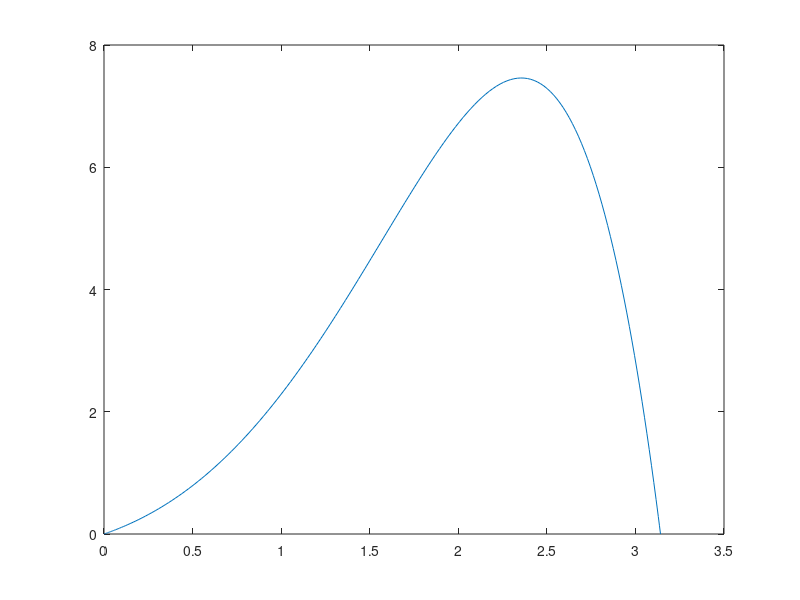

Write MATLAB code to recreate this figure. (Note: this script raises an error after producing the figure.)
% Demonstrates MATLAB's ode45 on the HW2 IVP 
%
% y' = y + exp(t)*cos(t), y(0) = 0.
%
% The solution is y(t) = exp(t)*sin(t).

% First, use ode45 defaults (i.e., no options). 

y_0 = 0;
t_0 = 0; 
t_f = pi;

fun = @(t,y)y + exp(t)*cos(t);

% Call ode45.
[tvals,yvals] = ode45(fun,[t_0 t_f],y_0);

maxerr = max(abs(yvals - exp(tvals).*sin(tvals)));
nsteps = size(tvals,1);

fprintf('\n nsteps = %d, no. f-evals = %d, maxerr = %g \n',...
    nsteps, 6*nsteps, maxerr);

figure(1); plot(tvals,yvals);

%% Now illustrate setting tolerances using ode45 options 

y_0 = 0;
t_0 = 0; 
t_f = pi;

fun = @(t,y)y + exp(t)*cos(t);

% Set the error tolerances to 1e-8 in structure "myopts". 
myopts = odeset('RelTol',1e-8,'AbsTol',1e-8);
% Call ode45.
[tvals,yvals] = ode45(fun,[t_0 t_f],y_0,myopts);

maxerr = max(abs(yvals - exp(tvals).*sin(tvals)));
nsteps = size(tvals,1);

fprintf('\n nsteps = %d, no. f-evals = %d, maxerr = %g \n',...
    nsteps, 6*nsteps, maxerr);

figure(1); plot(tvals,yvals);

%% Now illustrate event location using ode45 options.  
% This sets the options structure to terminate the integration
% when the solution reaches a maximum value, signaled by an  
% "event" function that detects when the derivative goes from 
% positive to negative. 
y_0 = 0;
t_0 = 0; 
t_f = pi;

fun = @(t,y)y + exp(t)*cos(t);

% Set the options structure to call the event function, defined  
% in a separate m-file because it must return multiple values. 

myopts = odeset('Events',@hw2funevent);

% Call ode45 with the options structure as the last argument.
[tvals,yvals,tEvent,yEvent] = ode45(fun,[t_0 t_f],y_0,myopts);

maxerr = max(abs(yvals - exp(tvals).*sin(tvals)));
nsteps = size(tvals,1);

fprintf('\n nsteps = %d, no. f-evals = %d, maxerr = %g \n',...
    nsteps, 6*nsteps, maxerr);
yf = yvals(nsteps); tf = tvals(nsteps);
fprintf('\n Max value of y = %g; occurs at t = %g \n',yf,tf);

figure(1); plot(tvals,yvals);